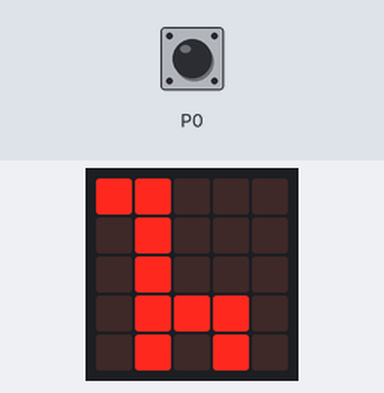
A program run on a simulated BBC micro:bit (MakeCode). On the bench: the board's 5×5 LED display. The test bench sets the inputs (shaded band).

Above: at 0.1 s.
At 1.8 s:
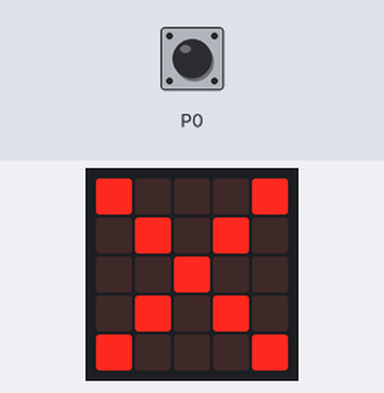
1.9 s: touch pin P0 pressed for 0.75 s
At 2.9 s:
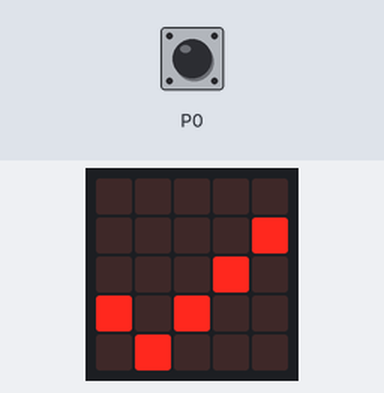
4.5 s: touch pin P0 pressed for 3.2 s
Timing chart, 0 to 7.5 s (numbered marks = the images above; inputs shaded):
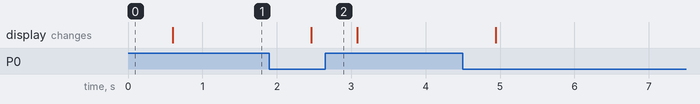

The program:

main.ts
```typescript
basic.showIcon(IconNames.Giraffe)
pins.touchSetMode(TouchTarget.P0, TouchTargetMode.Capacitive)
basic.forever(function () {
    if (input.pinIsPressed(TouchPin.P0)) {
        basic.showIcon(IconNames.Yes)
    } else if (false) {

    } else {
        basic.showIcon(IconNames.No)
    }
})
```

test.ts
```typescript
// Tady jsou testy. Při použití tohoto balíčku jako rozšíření nebude zkompilováno.
```

Measured:
- after the input at 1.9 s, the display: changes after 0.56 s (image 2)
